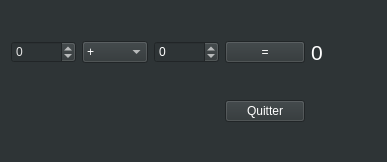
<?xml version="1.0" encoding="UTF-8"?>
<ui version="4.0">
 <class>calculette</class>
 <widget class="QWidget" name="calculette">
  <property name="geometry">
   <rect>
    <x>0</x>
    <y>0</y>
    <width>387</width>
    <height>162</height>
   </rect>
  </property>
  <property name="palette">
   <palette>
    <active>
     <colorrole role="WindowText">
      <brush brushstyle="SolidPattern">
       <color alpha="255">
        <red>255</red>
        <green>255</green>
        <blue>255</blue>
       </color>
      </brush>
     </colorrole>
     <colorrole role="Button">
      <brush brushstyle="SolidPattern">
       <color alpha="255">
        <red>46</red>
        <green>52</green>
        <blue>54</blue>
       </color>
      </brush>
     </colorrole>
     <colorrole role="Text">
      <brush brushstyle="SolidPattern">
       <color alpha="255">
        <red>255</red>
        <green>255</green>
        <blue>255</blue>
       </color>
      </brush>
     </colorrole>
     <colorrole role="ButtonText">
      <brush brushstyle="SolidPattern">
       <color alpha="255">
        <red>255</red>
        <green>255</green>
        <blue>255</blue>
       </color>
      </brush>
     </colorrole>
     <colorrole role="Base">
      <brush brushstyle="SolidPattern">
       <color alpha="255">
        <red>46</red>
        <green>52</green>
        <blue>54</blue>
       </color>
      </brush>
     </colorrole>
     <colorrole role="Window">
      <brush brushstyle="SolidPattern">
       <color alpha="255">
        <red>255</red>
        <green>255</green>
        <blue>255</blue>
       </color>
      </brush>
     </colorrole>
     <colorrole role="PlaceholderText">
      <brush brushstyle="SolidPattern">
       <color alpha="128">
        <red>255</red>
        <green>255</green>
        <blue>255</blue>
       </color>
      </brush>
     </colorrole>
    </active>
    <inactive>
     <colorrole role="WindowText">
      <brush brushstyle="SolidPattern">
       <color alpha="255">
        <red>255</red>
        <green>255</green>
        <blue>255</blue>
       </color>
      </brush>
     </colorrole>
     <colorrole role="Button">
      <brush brushstyle="SolidPattern">
       <color alpha="255">
        <red>46</red>
        <green>52</green>
        <blue>54</blue>
       </color>
      </brush>
     </colorrole>
     <colorrole role="Text">
      <brush brushstyle="SolidPattern">
       <color alpha="255">
        <red>255</red>
        <green>255</green>
        <blue>255</blue>
       </color>
      </brush>
     </colorrole>
     <colorrole role="ButtonText">
      <brush brushstyle="SolidPattern">
       <color alpha="255">
        <red>255</red>
        <green>255</green>
        <blue>255</blue>
       </color>
      </brush>
     </colorrole>
     <colorrole role="Base">
      <brush brushstyle="SolidPattern">
       <color alpha="255">
        <red>46</red>
        <green>52</green>
        <blue>54</blue>
       </color>
      </brush>
     </colorrole>
     <colorrole role="Window">
      <brush brushstyle="SolidPattern">
       <color alpha="255">
        <red>255</red>
        <green>255</green>
        <blue>255</blue>
       </color>
      </brush>
     </colorrole>
     <colorrole role="PlaceholderText">
      <brush brushstyle="SolidPattern">
       <color alpha="128">
        <red>255</red>
        <green>255</green>
        <blue>255</blue>
       </color>
      </brush>
     </colorrole>
    </inactive>
    <disabled>
     <colorrole role="WindowText">
      <brush brushstyle="SolidPattern">
       <color alpha="127">
        <red>255</red>
        <green>255</green>
        <blue>255</blue>
       </color>
      </brush>
     </colorrole>
     <colorrole role="Button">
      <brush brushstyle="SolidPattern">
       <color alpha="255">
        <red>46</red>
        <green>52</green>
        <blue>54</blue>
       </color>
      </brush>
     </colorrole>
     <colorrole role="Text">
      <brush brushstyle="SolidPattern">
       <color alpha="127">
        <red>255</red>
        <green>255</green>
        <blue>255</blue>
       </color>
      </brush>
     </colorrole>
     <colorrole role="ButtonText">
      <brush brushstyle="SolidPattern">
       <color alpha="127">
        <red>255</red>
        <green>255</green>
        <blue>255</blue>
       </color>
      </brush>
     </colorrole>
     <colorrole role="Base">
      <brush brushstyle="SolidPattern">
       <color alpha="255">
        <red>255</red>
        <green>255</green>
        <blue>255</blue>
       </color>
      </brush>
     </colorrole>
     <colorrole role="Window">
      <brush brushstyle="SolidPattern">
       <color alpha="255">
        <red>255</red>
        <green>255</green>
        <blue>255</blue>
       </color>
      </brush>
     </colorrole>
     <colorrole role="PlaceholderText">
      <brush brushstyle="SolidPattern">
       <color alpha="128">
        <red>231</red>
        <green>231</green>
        <blue>231</blue>
       </color>
      </brush>
     </colorrole>
    </disabled>
   </palette>
  </property>
  <property name="windowTitle">
   <string>Calculatrice</string>
  </property>
  <property name="autoFillBackground">
   <bool>false</bool>
  </property>
  <property name="styleSheet">
   <string notr="true">background-color:rgb(46, 52, 54)</string>
  </property>
  <layout class="QGridLayout" name="gridLayout">
   <item row="0" column="5">
    <widget class="QPushButton" name="buttonEgal">
     <property name="palette">
      <palette>
       <active>
        <colorrole role="WindowText">
         <brush brushstyle="SolidPattern">
          <color alpha="255">
           <red>46</red>
           <green>52</green>
           <blue>54</blue>
          </color>
         </brush>
        </colorrole>
        <colorrole role="Button">
         <brush brushstyle="SolidPattern">
          <color alpha="255">
           <red>46</red>
           <green>52</green>
           <blue>54</blue>
          </color>
         </brush>
        </colorrole>
        <colorrole role="ButtonText">
         <brush brushstyle="SolidPattern">
          <color alpha="255">
           <red>255</red>
           <green>255</green>
           <blue>255</blue>
          </color>
         </brush>
        </colorrole>
        <colorrole role="Base">
         <brush brushstyle="SolidPattern">
          <color alpha="255">
           <red>46</red>
           <green>52</green>
           <blue>54</blue>
          </color>
         </brush>
        </colorrole>
        <colorrole role="Window">
         <brush brushstyle="SolidPattern">
          <color alpha="255">
           <red>46</red>
           <green>52</green>
           <blue>54</blue>
          </color>
         </brush>
        </colorrole>
       </active>
       <inactive>
        <colorrole role="WindowText">
         <brush brushstyle="SolidPattern">
          <color alpha="255">
           <red>46</red>
           <green>52</green>
           <blue>54</blue>
          </color>
         </brush>
        </colorrole>
        <colorrole role="Button">
         <brush brushstyle="SolidPattern">
          <color alpha="255">
           <red>46</red>
           <green>52</green>
           <blue>54</blue>
          </color>
         </brush>
        </colorrole>
        <colorrole role="ButtonText">
         <brush brushstyle="SolidPattern">
          <color alpha="255">
           <red>255</red>
           <green>255</green>
           <blue>255</blue>
          </color>
         </brush>
        </colorrole>
        <colorrole role="Base">
         <brush brushstyle="SolidPattern">
          <color alpha="255">
           <red>46</red>
           <green>52</green>
           <blue>54</blue>
          </color>
         </brush>
        </colorrole>
        <colorrole role="Window">
         <brush brushstyle="SolidPattern">
          <color alpha="255">
           <red>46</red>
           <green>52</green>
           <blue>54</blue>
          </color>
         </brush>
        </colorrole>
       </inactive>
       <disabled>
        <colorrole role="WindowText">
         <brush brushstyle="SolidPattern">
          <color alpha="127">
           <red>255</red>
           <green>255</green>
           <blue>255</blue>
          </color>
         </brush>
        </colorrole>
        <colorrole role="Button">
         <brush brushstyle="SolidPattern">
          <color alpha="255">
           <red>46</red>
           <green>52</green>
           <blue>54</blue>
          </color>
         </brush>
        </colorrole>
        <colorrole role="ButtonText">
         <brush brushstyle="SolidPattern">
          <color alpha="127">
           <red>255</red>
           <green>255</green>
           <blue>255</blue>
          </color>
         </brush>
        </colorrole>
        <colorrole role="Base">
         <brush brushstyle="SolidPattern">
          <color alpha="255">
           <red>46</red>
           <green>52</green>
           <blue>54</blue>
          </color>
         </brush>
        </colorrole>
        <colorrole role="Window">
         <brush brushstyle="SolidPattern">
          <color alpha="255">
           <red>46</red>
           <green>52</green>
           <blue>54</blue>
          </color>
         </brush>
        </colorrole>
       </disabled>
      </palette>
     </property>
     <property name="text">
      <string>=</string>
     </property>
    </widget>
   </item>
   <item row="0" column="2">
    <widget class="QSpinBox" name="nombreGauche">
     <property name="palette">
      <palette>
       <active>
        <colorrole role="WindowText">
         <brush brushstyle="SolidPattern">
          <color alpha="255">
           <red>255</red>
           <green>255</green>
           <blue>255</blue>
          </color>
         </brush>
        </colorrole>
        <colorrole role="Button">
         <brush brushstyle="SolidPattern">
          <color alpha="255">
           <red>46</red>
           <green>52</green>
           <blue>54</blue>
          </color>
         </brush>
        </colorrole>
        <colorrole role="Dark">
         <brush brushstyle="SolidPattern">
          <color alpha="255">
           <red>255</red>
           <green>255</green>
           <blue>255</blue>
          </color>
         </brush>
        </colorrole>
        <colorrole role="Text">
         <brush brushstyle="SolidPattern">
          <color alpha="255">
           <red>231</red>
           <green>231</green>
           <blue>231</blue>
          </color>
         </brush>
        </colorrole>
        <colorrole role="ButtonText">
         <brush brushstyle="SolidPattern">
          <color alpha="255">
           <red>255</red>
           <green>255</green>
           <blue>255</blue>
          </color>
         </brush>
        </colorrole>
        <colorrole role="Base">
         <brush brushstyle="SolidPattern">
          <color alpha="255">
           <red>46</red>
           <green>52</green>
           <blue>54</blue>
          </color>
         </brush>
        </colorrole>
        <colorrole role="Window">
         <brush brushstyle="SolidPattern">
          <color alpha="255">
           <red>46</red>
           <green>52</green>
           <blue>54</blue>
          </color>
         </brush>
        </colorrole>
        <colorrole role="PlaceholderText">
         <brush brushstyle="SolidPattern">
          <color alpha="128">
           <red>231</red>
           <green>231</green>
           <blue>231</blue>
          </color>
         </brush>
        </colorrole>
       </active>
       <inactive>
        <colorrole role="WindowText">
         <brush brushstyle="SolidPattern">
          <color alpha="255">
           <red>255</red>
           <green>255</green>
           <blue>255</blue>
          </color>
         </brush>
        </colorrole>
        <colorrole role="Button">
         <brush brushstyle="SolidPattern">
          <color alpha="255">
           <red>46</red>
           <green>52</green>
           <blue>54</blue>
          </color>
         </brush>
        </colorrole>
        <colorrole role="Dark">
         <brush brushstyle="SolidPattern">
          <color alpha="255">
           <red>255</red>
           <green>255</green>
           <blue>255</blue>
          </color>
         </brush>
        </colorrole>
        <colorrole role="Text">
         <brush brushstyle="SolidPattern">
          <color alpha="255">
           <red>231</red>
           <green>231</green>
           <blue>231</blue>
          </color>
         </brush>
        </colorrole>
        <colorrole role="ButtonText">
         <brush brushstyle="SolidPattern">
          <color alpha="255">
           <red>255</red>
           <green>255</green>
           <blue>255</blue>
          </color>
         </brush>
        </colorrole>
        <colorrole role="Base">
         <brush brushstyle="SolidPattern">
          <color alpha="255">
           <red>46</red>
           <green>52</green>
           <blue>54</blue>
          </color>
         </brush>
        </colorrole>
        <colorrole role="Window">
         <brush brushstyle="SolidPattern">
          <color alpha="255">
           <red>46</red>
           <green>52</green>
           <blue>54</blue>
          </color>
         </brush>
        </colorrole>
        <colorrole role="PlaceholderText">
         <brush brushstyle="SolidPattern">
          <color alpha="128">
           <red>231</red>
           <green>231</green>
           <blue>231</blue>
          </color>
         </brush>
        </colorrole>
       </inactive>
       <disabled>
        <colorrole role="WindowText">
         <brush brushstyle="SolidPattern">
          <color alpha="255">
           <red>255</red>
           <green>255</green>
           <blue>255</blue>
          </color>
         </brush>
        </colorrole>
        <colorrole role="Button">
         <brush brushstyle="SolidPattern">
          <color alpha="255">
           <red>46</red>
           <green>52</green>
           <blue>54</blue>
          </color>
         </brush>
        </colorrole>
        <colorrole role="Dark">
         <brush brushstyle="SolidPattern">
          <color alpha="255">
           <red>255</red>
           <green>255</green>
           <blue>255</blue>
          </color>
         </brush>
        </colorrole>
        <colorrole role="Text">
         <brush brushstyle="SolidPattern">
          <color alpha="255">
           <red>255</red>
           <green>255</green>
           <blue>255</blue>
          </color>
         </brush>
        </colorrole>
        <colorrole role="ButtonText">
         <brush brushstyle="SolidPattern">
          <color alpha="255">
           <red>255</red>
           <green>255</green>
           <blue>255</blue>
          </color>
         </brush>
        </colorrole>
        <colorrole role="Base">
         <brush brushstyle="SolidPattern">
          <color alpha="255">
           <red>46</red>
           <green>52</green>
           <blue>54</blue>
          </color>
         </brush>
        </colorrole>
        <colorrole role="Window">
         <brush brushstyle="SolidPattern">
          <color alpha="255">
           <red>46</red>
           <green>52</green>
           <blue>54</blue>
          </color>
         </brush>
        </colorrole>
        <colorrole role="PlaceholderText">
         <brush brushstyle="SolidPattern">
          <color alpha="128">
           <red>231</red>
           <green>231</green>
           <blue>231</blue>
          </color>
         </brush>
        </colorrole>
       </disabled>
      </palette>
     </property>
     <property name="minimum">
      <number>-99999</number>
     </property>
     <property name="maximum">
      <number>99999</number>
     </property>
    </widget>
   </item>
   <item row="0" column="4">
    <widget class="QSpinBox" name="nombreDroite">
     <property name="palette">
      <palette>
       <active>
        <colorrole role="WindowText">
         <brush brushstyle="SolidPattern">
          <color alpha="255">
           <red>255</red>
           <green>255</green>
           <blue>255</blue>
          </color>
         </brush>
        </colorrole>
        <colorrole role="Button">
         <brush brushstyle="SolidPattern">
          <color alpha="255">
           <red>46</red>
           <green>52</green>
           <blue>54</blue>
          </color>
         </brush>
        </colorrole>
        <colorrole role="Text">
         <brush brushstyle="SolidPattern">
          <color alpha="255">
           <red>255</red>
           <green>255</green>
           <blue>255</blue>
          </color>
         </brush>
        </colorrole>
        <colorrole role="ButtonText">
         <brush brushstyle="SolidPattern">
          <color alpha="255">
           <red>46</red>
           <green>52</green>
           <blue>54</blue>
          </color>
         </brush>
        </colorrole>
        <colorrole role="Base">
         <brush brushstyle="SolidPattern">
          <color alpha="255">
           <red>46</red>
           <green>52</green>
           <blue>54</blue>
          </color>
         </brush>
        </colorrole>
        <colorrole role="Window">
         <brush brushstyle="SolidPattern">
          <color alpha="255">
           <red>46</red>
           <green>52</green>
           <blue>54</blue>
          </color>
         </brush>
        </colorrole>
        <colorrole role="PlaceholderText">
         <brush brushstyle="SolidPattern">
          <color alpha="128">
           <red>255</red>
           <green>255</green>
           <blue>255</blue>
          </color>
         </brush>
        </colorrole>
       </active>
       <inactive>
        <colorrole role="WindowText">
         <brush brushstyle="SolidPattern">
          <color alpha="255">
           <red>255</red>
           <green>255</green>
           <blue>255</blue>
          </color>
         </brush>
        </colorrole>
        <colorrole role="Button">
         <brush brushstyle="SolidPattern">
          <color alpha="255">
           <red>46</red>
           <green>52</green>
           <blue>54</blue>
          </color>
         </brush>
        </colorrole>
        <colorrole role="Text">
         <brush brushstyle="SolidPattern">
          <color alpha="255">
           <red>255</red>
           <green>255</green>
           <blue>255</blue>
          </color>
         </brush>
        </colorrole>
        <colorrole role="ButtonText">
         <brush brushstyle="SolidPattern">
          <color alpha="255">
           <red>46</red>
           <green>52</green>
           <blue>54</blue>
          </color>
         </brush>
        </colorrole>
        <colorrole role="Base">
         <brush brushstyle="SolidPattern">
          <color alpha="255">
           <red>46</red>
           <green>52</green>
           <blue>54</blue>
          </color>
         </brush>
        </colorrole>
        <colorrole role="Window">
         <brush brushstyle="SolidPattern">
          <color alpha="255">
           <red>46</red>
           <green>52</green>
           <blue>54</blue>
          </color>
         </brush>
        </colorrole>
        <colorrole role="PlaceholderText">
         <brush brushstyle="SolidPattern">
          <color alpha="128">
           <red>255</red>
           <green>255</green>
           <blue>255</blue>
          </color>
         </brush>
        </colorrole>
       </inactive>
       <disabled>
        <colorrole role="WindowText">
         <brush brushstyle="SolidPattern">
          <color alpha="127">
           <red>255</red>
           <green>255</green>
           <blue>255</blue>
          </color>
         </brush>
        </colorrole>
        <colorrole role="Button">
         <brush brushstyle="SolidPattern">
          <color alpha="255">
           <red>46</red>
           <green>52</green>
           <blue>54</blue>
          </color>
         </brush>
        </colorrole>
        <colorrole role="Text">
         <brush brushstyle="SolidPattern">
          <color alpha="127">
           <red>255</red>
           <green>255</green>
           <blue>255</blue>
          </color>
         </brush>
        </colorrole>
        <colorrole role="ButtonText">
         <brush brushstyle="SolidPattern">
          <color alpha="127">
           <red>255</red>
           <green>255</green>
           <blue>255</blue>
          </color>
         </brush>
        </colorrole>
        <colorrole role="Base">
         <brush brushstyle="SolidPattern">
          <color alpha="255">
           <red>46</red>
           <green>52</green>
           <blue>54</blue>
          </color>
         </brush>
        </colorrole>
        <colorrole role="Window">
         <brush brushstyle="SolidPattern">
          <color alpha="255">
           <red>46</red>
           <green>52</green>
           <blue>54</blue>
          </color>
         </brush>
        </colorrole>
        <colorrole role="PlaceholderText">
         <brush brushstyle="SolidPattern">
          <color alpha="128">
           <red>231</red>
           <green>231</green>
           <blue>231</blue>
          </color>
         </brush>
        </colorrole>
       </disabled>
      </palette>
     </property>
     <property name="minimum">
      <number>-99999</number>
     </property>
     <property name="maximum">
      <number>99999</number>
     </property>
    </widget>
   </item>
   <item row="0" column="3">
    <widget class="QComboBox" name="signe">
     <property name="palette">
      <palette>
       <active>
        <colorrole role="Button">
         <brush brushstyle="SolidPattern">
          <color alpha="255">
           <red>46</red>
           <green>52</green>
           <blue>54</blue>
          </color>
         </brush>
        </colorrole>
        <colorrole role="Text">
         <brush brushstyle="SolidPattern">
          <color alpha="255">
           <red>255</red>
           <green>255</green>
           <blue>255</blue>
          </color>
         </brush>
        </colorrole>
        <colorrole role="ButtonText">
         <brush brushstyle="SolidPattern">
          <color alpha="255">
           <red>255</red>
           <green>255</green>
           <blue>255</blue>
          </color>
         </brush>
        </colorrole>
        <colorrole role="Base">
         <brush brushstyle="SolidPattern">
          <color alpha="255">
           <red>46</red>
           <green>52</green>
           <blue>54</blue>
          </color>
         </brush>
        </colorrole>
        <colorrole role="Window">
         <brush brushstyle="SolidPattern">
          <color alpha="255">
           <red>46</red>
           <green>52</green>
           <blue>54</blue>
          </color>
         </brush>
        </colorrole>
        <colorrole role="PlaceholderText">
         <brush brushstyle="SolidPattern">
          <color alpha="128">
           <red>255</red>
           <green>255</green>
           <blue>255</blue>
          </color>
         </brush>
        </colorrole>
       </active>
       <inactive>
        <colorrole role="Button">
         <brush brushstyle="SolidPattern">
          <color alpha="255">
           <red>46</red>
           <green>52</green>
           <blue>54</blue>
          </color>
         </brush>
        </colorrole>
        <colorrole role="Text">
         <brush brushstyle="SolidPattern">
          <color alpha="255">
           <red>255</red>
           <green>255</green>
           <blue>255</blue>
          </color>
         </brush>
        </colorrole>
        <colorrole role="ButtonText">
         <brush brushstyle="SolidPattern">
          <color alpha="255">
           <red>255</red>
           <green>255</green>
           <blue>255</blue>
          </color>
         </brush>
        </colorrole>
        <colorrole role="Base">
         <brush brushstyle="SolidPattern">
          <color alpha="255">
           <red>46</red>
           <green>52</green>
           <blue>54</blue>
          </color>
         </brush>
        </colorrole>
        <colorrole role="Window">
         <brush brushstyle="SolidPattern">
          <color alpha="255">
           <red>46</red>
           <green>52</green>
           <blue>54</blue>
          </color>
         </brush>
        </colorrole>
        <colorrole role="PlaceholderText">
         <brush brushstyle="SolidPattern">
          <color alpha="128">
           <red>255</red>
           <green>255</green>
           <blue>255</blue>
          </color>
         </brush>
        </colorrole>
       </inactive>
       <disabled>
        <colorrole role="Button">
         <brush brushstyle="SolidPattern">
          <color alpha="255">
           <red>46</red>
           <green>52</green>
           <blue>54</blue>
          </color>
         </brush>
        </colorrole>
        <colorrole role="Text">
         <brush brushstyle="SolidPattern">
          <color alpha="127">
           <red>255</red>
           <green>255</green>
           <blue>255</blue>
          </color>
         </brush>
        </colorrole>
        <colorrole role="ButtonText">
         <brush brushstyle="SolidPattern">
          <color alpha="127">
           <red>255</red>
           <green>255</green>
           <blue>255</blue>
          </color>
         </brush>
        </colorrole>
        <colorrole role="Base">
         <brush brushstyle="SolidPattern">
          <color alpha="255">
           <red>46</red>
           <green>52</green>
           <blue>54</blue>
          </color>
         </brush>
        </colorrole>
        <colorrole role="Window">
         <brush brushstyle="SolidPattern">
          <color alpha="255">
           <red>46</red>
           <green>52</green>
           <blue>54</blue>
          </color>
         </brush>
        </colorrole>
        <colorrole role="PlaceholderText">
         <brush brushstyle="SolidPattern">
          <color alpha="128">
           <red>231</red>
           <green>231</green>
           <blue>231</blue>
          </color>
         </brush>
        </colorrole>
       </disabled>
      </palette>
     </property>
     <item>
      <property name="text">
       <string>+</string>
      </property>
     </item>
     <item>
      <property name="text">
       <string>-</string>
      </property>
     </item>
     <item>
      <property name="text">
       <string>*</string>
      </property>
     </item>
     <item>
      <property name="text">
       <string>/</string>
      </property>
     </item>
    </widget>
   </item>
   <item row="0" column="6">
    <widget class="QLabel" name="labelRes">
     <property name="palette">
      <palette>
       <active>
        <colorrole role="WindowText">
         <brush brushstyle="SolidPattern">
          <color alpha="255">
           <red>255</red>
           <green>255</green>
           <blue>255</blue>
          </color>
         </brush>
        </colorrole>
        <colorrole role="Button">
         <brush brushstyle="SolidPattern">
          <color alpha="255">
           <red>46</red>
           <green>52</green>
           <blue>54</blue>
          </color>
         </brush>
        </colorrole>
        <colorrole role="ButtonText">
         <brush brushstyle="SolidPattern">
          <color alpha="255">
           <red>255</red>
           <green>255</green>
           <blue>255</blue>
          </color>
         </brush>
        </colorrole>
        <colorrole role="Base">
         <brush brushstyle="SolidPattern">
          <color alpha="255">
           <red>46</red>
           <green>52</green>
           <blue>54</blue>
          </color>
         </brush>
        </colorrole>
        <colorrole role="Window">
         <brush brushstyle="SolidPattern">
          <color alpha="255">
           <red>46</red>
           <green>52</green>
           <blue>54</blue>
          </color>
         </brush>
        </colorrole>
       </active>
       <inactive>
        <colorrole role="WindowText">
         <brush brushstyle="SolidPattern">
          <color alpha="255">
           <red>255</red>
           <green>255</green>
           <blue>255</blue>
          </color>
         </brush>
        </colorrole>
        <colorrole role="Button">
         <brush brushstyle="SolidPattern">
          <color alpha="255">
           <red>46</red>
           <green>52</green>
           <blue>54</blue>
          </color>
         </brush>
        </colorrole>
        <colorrole role="ButtonText">
         <brush brushstyle="SolidPattern">
          <color alpha="255">
           <red>255</red>
           <green>255</green>
           <blue>255</blue>
          </color>
         </brush>
        </colorrole>
        <colorrole role="Base">
         <brush brushstyle="SolidPattern">
          <color alpha="255">
           <red>46</red>
           <green>52</green>
           <blue>54</blue>
          </color>
         </brush>
        </colorrole>
        <colorrole role="Window">
         <brush brushstyle="SolidPattern">
          <color alpha="255">
           <red>46</red>
           <green>52</green>
           <blue>54</blue>
          </color>
         </brush>
        </colorrole>
       </inactive>
       <disabled>
        <colorrole role="WindowText">
         <brush brushstyle="SolidPattern">
          <color alpha="127">
           <red>255</red>
           <green>255</green>
           <blue>255</blue>
          </color>
         </brush>
        </colorrole>
        <colorrole role="Button">
         <brush brushstyle="SolidPattern">
          <color alpha="255">
           <red>46</red>
           <green>52</green>
           <blue>54</blue>
          </color>
         </brush>
        </colorrole>
        <colorrole role="ButtonText">
         <brush brushstyle="SolidPattern">
          <color alpha="127">
           <red>255</red>
           <green>255</green>
           <blue>255</blue>
          </color>
         </brush>
        </colorrole>
        <colorrole role="Base">
         <brush brushstyle="SolidPattern">
          <color alpha="255">
           <red>46</red>
           <green>52</green>
           <blue>54</blue>
          </color>
         </brush>
        </colorrole>
        <colorrole role="Window">
         <brush brushstyle="SolidPattern">
          <color alpha="255">
           <red>46</red>
           <green>52</green>
           <blue>54</blue>
          </color>
         </brush>
        </colorrole>
       </disabled>
      </palette>
     </property>
     <property name="font">
      <font>
       <pointsize>16</pointsize>
      </font>
     </property>
     <property name="text">
      <string>0</string>
     </property>
    </widget>
   </item>
   <item row="1" column="5">
    <widget class="QPushButton" name="pushButton">
     <property name="palette">
      <palette>
       <active>
        <colorrole role="Button">
         <brush brushstyle="SolidPattern">
          <color alpha="255">
           <red>46</red>
           <green>52</green>
           <blue>54</blue>
          </color>
         </brush>
        </colorrole>
        <colorrole role="ButtonText">
         <brush brushstyle="SolidPattern">
          <color alpha="255">
           <red>255</red>
           <green>255</green>
           <blue>255</blue>
          </color>
         </brush>
        </colorrole>
        <colorrole role="Base">
         <brush brushstyle="SolidPattern">
          <color alpha="255">
           <red>46</red>
           <green>52</green>
           <blue>54</blue>
          </color>
         </brush>
        </colorrole>
        <colorrole role="Window">
         <brush brushstyle="SolidPattern">
          <color alpha="255">
           <red>46</red>
           <green>52</green>
           <blue>54</blue>
          </color>
         </brush>
        </colorrole>
       </active>
       <inactive>
        <colorrole role="Button">
         <brush brushstyle="SolidPattern">
          <color alpha="255">
           <red>46</red>
           <green>52</green>
           <blue>54</blue>
          </color>
         </brush>
        </colorrole>
        <colorrole role="ButtonText">
         <brush brushstyle="SolidPattern">
          <color alpha="255">
           <red>255</red>
           <green>255</green>
           <blue>255</blue>
          </color>
         </brush>
        </colorrole>
        <colorrole role="Base">
         <brush brushstyle="SolidPattern">
          <color alpha="255">
           <red>46</red>
           <green>52</green>
           <blue>54</blue>
          </color>
         </brush>
        </colorrole>
        <colorrole role="Window">
         <brush brushstyle="SolidPattern">
          <color alpha="255">
           <red>46</red>
           <green>52</green>
           <blue>54</blue>
          </color>
         </brush>
        </colorrole>
       </inactive>
       <disabled>
        <colorrole role="Button">
         <brush brushstyle="SolidPattern">
          <color alpha="255">
           <red>46</red>
           <green>52</green>
           <blue>54</blue>
          </color>
         </brush>
        </colorrole>
        <colorrole role="ButtonText">
         <brush brushstyle="SolidPattern">
          <color alpha="127">
           <red>255</red>
           <green>255</green>
           <blue>255</blue>
          </color>
         </brush>
        </colorrole>
        <colorrole role="Base">
         <brush brushstyle="SolidPattern">
          <color alpha="255">
           <red>46</red>
           <green>52</green>
           <blue>54</blue>
          </color>
         </brush>
        </colorrole>
        <colorrole role="Window">
         <brush brushstyle="SolidPattern">
          <color alpha="255">
           <red>46</red>
           <green>52</green>
           <blue>54</blue>
          </color>
         </brush>
        </colorrole>
       </disabled>
      </palette>
     </property>
     <property name="text">
      <string>Quitter</string>
     </property>
    </widget>
   </item>
  </layout>
 </widget>
 <resources/>
 <connections>
  <connection>
   <sender>pushButton</sender>
   <signal>clicked()</signal>
   <receiver>calculette</receiver>
   <slot>close()</slot>
   <hints>
    <hint type="sourcelabel">
     <x>252</x>
     <y>106</y>
    </hint>
    <hint type="destinationlabel">
     <x>152</x>
     <y>111</y>
    </hint>
   </hints>
  </connection>
 </connections>
</ui>
